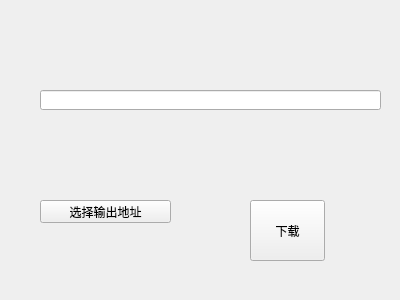
<?xml version="1.0" encoding="UTF-8"?>
<ui version="4.0">
 <class>Form</class>
 <widget class="QWidget" name="Form">
  <property name="geometry">
   <rect>
    <x>0</x>
    <y>0</y>
    <width>400</width>
    <height>300</height>
   </rect>
  </property>
  <property name="windowTitle">
   <string>商品表模板下载</string>
  </property>
  <widget class="QPushButton" name="pushButton">
   <property name="geometry">
    <rect>
     <x>40</x>
     <y>200</y>
     <width>131</width>
     <height>23</height>
    </rect>
   </property>
   <property name="text">
    <string>选择输出地址</string>
   </property>
  </widget>
  <widget class="QPushButton" name="pushButton_2">
   <property name="geometry">
    <rect>
     <x>250</x>
     <y>200</y>
     <width>75</width>
     <height>61</height>
    </rect>
   </property>
   <property name="text">
    <string>下载</string>
   </property>
  </widget>
  <widget class="QLineEdit" name="lineEdit">
   <property name="geometry">
    <rect>
     <x>40</x>
     <y>90</y>
     <width>341</width>
     <height>20</height>
    </rect>
   </property>
  </widget>
 </widget>
 <resources/>
 <connections/>
</ui>
